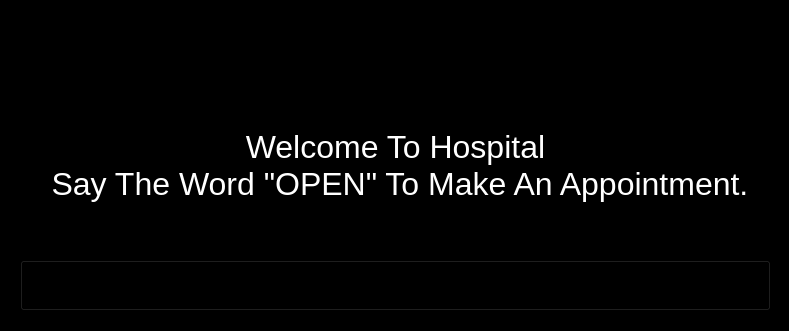
<?xml version="1.0" encoding="UTF-8"?>
<ui version="4.0">
 <class>HomePage</class>
 <widget class="QWidget" name="HomePage">
  <property name="geometry">
   <rect>
    <x>0</x>
    <y>0</y>
    <width>789</width>
    <height>331</height>
   </rect>
  </property>
  <property name="windowTitle">
   <string>HOSFACE</string>
  </property>
  <property name="styleSheet">
   <string notr="true">background-color: rgb(0, 0, 0);</string>
  </property>
  <widget class="QLabel" name="LTc">
   <property name="geometry">
    <rect>
     <x>20</x>
     <y>20</y>
     <width>751</width>
     <height>291</height>
    </rect>
   </property>
   <property name="minimumSize">
    <size>
     <width>31</width>
     <height>31</height>
    </size>
   </property>
   <property name="font">
    <font>
     <pointsize>24</pointsize>
     <italic>false</italic>
    </font>
   </property>
   <property name="styleSheet">
    <string notr="true">Color: rgb(255, 255, 255)</string>
   </property>
   <property name="text">
    <string>Welcome To Hospital 
 Say The Word &quot;OPEN&quot; To Make An Appointment.</string>
   </property>
   <property name="alignment">
    <set>Qt::AlignCenter</set>
   </property>
  </widget>
  <widget class="QPushButton" name="pushButton">
   <property name="geometry">
    <rect>
     <x>20</x>
     <y>260</y>
     <width>751</width>
     <height>51</height>
    </rect>
   </property>
   <property name="font">
    <font>
     <pointsize>16</pointsize>
    </font>
   </property>
   <property name="styleSheet">
    <string notr="true"/>
   </property>
   <property name="text">
    <string/>
   </property>
  </widget>
 </widget>
 <resources/>
 <connections/>
 <slots>
  <slot>window(bool)</slot>
 </slots>
</ui>
